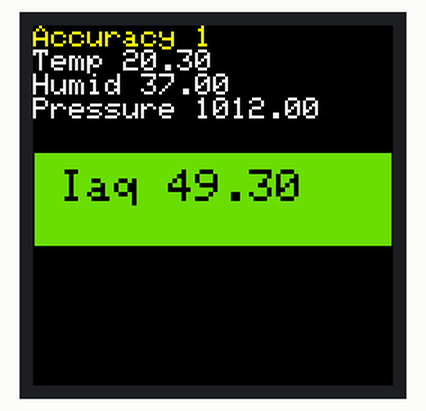
A sketch run on a simulated Arduino Mega 2560, built with avr-gcc and run on an emulated ATmega2560. Parts: 240×240 colour display.

Above: at 0.3 s.
At 2.4 s:
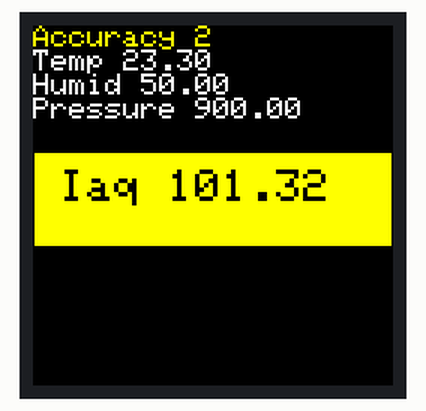
At 4.5 s:
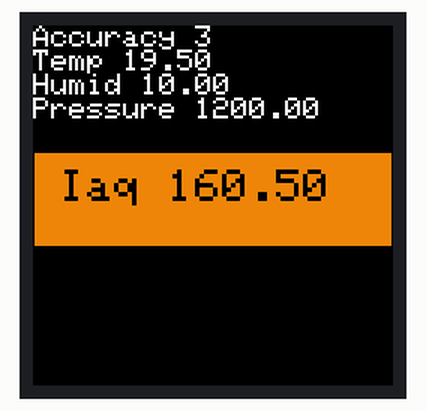
At 6.5 s:
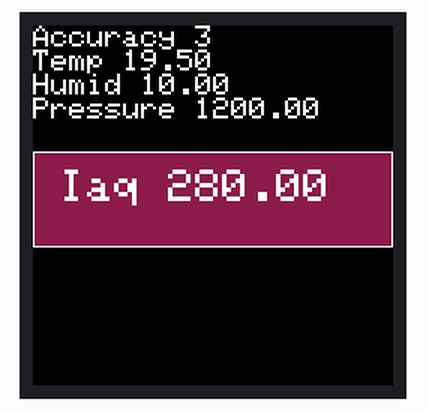
At 8.6 s:
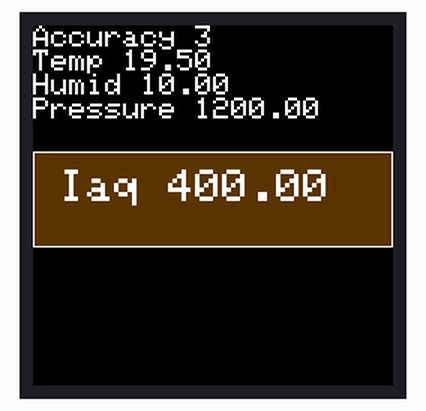

The sketch:

ST7789_IAQ_DISPLAY.ino
```cpp
#include <Adafruit_GFX.h>    // Core graphics library
#include <Adafruit_ST7789.h> // Hardware-specific library for ST7789
#include <SPI.h>


#define TFT_CS        14 // Don't care. not actually used.
#define TFT_RST       17
#define TFT_DC        15
#define TFT_MOSI      23
#define TFT_SCLK      18

Adafruit_ST7789 tft = Adafruit_ST7789(TFT_CS, TFT_DC, TFT_RST);

#define COLOR_EXCELLENT 0x6EE0
#define COLOR_GOOD 0x9E69
#define COLOR_LIGHELY_POLLUTED 0xFFE0
#define COLOR_MODERATELY_POLLUTED 0xEC21
#define COLOR_HEAVILY_POLLUTED 0xE1A2
#define COLOR_SEVERELY_POLLUTED 0x88E9
#define COLOR_EXTREMELY_POLLUTED 0x59A0

const int excellent_max = 50;
const int good_max = 100;
const int lightly_max = 150;
const int moderately_max = 200;
const int heavily_max = 250;
const int severely_max = 350;
const int extremely_max = 351;

int16_t rectX = 0;
int16_t rectY = 84;
int16_t rectWidth = 240;
int16_t rectHeight = 64;

#ifndef IAQ_STRUCT_H
#define IAQ_STRUCT_H
struct IaqStruct {
    uint8_t iaqAccuracy;
    float staticIaq;
    float temperature;
    float humidity;
    float pressure;
};
#endif // IAQ_STRUCT_H

IaqStruct* firstAccuracySample = new IaqStruct{1, 49.3, 20.3, 37, 1012.0};
IaqStruct* secondAccuracySample = new IaqStruct{2, 101.32, 23.3, 50, 900.0};
IaqStruct* activeAccuracySample = new IaqStruct{3, 160.5, 19.5, 10, 1200};
IaqStruct* severelyAccuracySample = new IaqStruct{3, 280, 19.5, 10, 1200};
IaqStruct* maxAccuracySample = new IaqStruct{3, 400, 19.5, 10, 1200};

void setup(void) {
  Serial.begin(9600);
  tft.init(240, 240, SPI_MODE3);
  tft.setRotation(90);
}

void loop() {
  printIaqStatus(firstAccuracySample);
  delay(2000);
  printIaqStatus(secondAccuracySample);
  delay(2000);
  printIaqStatus(activeAccuracySample);
  delay(2000);
  printIaqStatus(severelyAccuracySample);
  delay(2000);
  printIaqStatus(maxAccuracySample);
  delay(2000);
}

void printIaqStatus(IaqStruct* iaq) {
  tft.setCursor(0,0);
  tft.fillScreen(ST77XX_BLACK);
  tft.setTextSize(2);

  if(iaq->iaqAccuracy>2) {
    tft.setTextColor(ST77XX_WHITE);
  } else {
    tft.setTextColor(ST77XX_YELLOW);
  }

  tft.print("Accuracy ");
  tft.println(iaq->iaqAccuracy);

  tft.setTextSize(2);
  tft.setTextColor(ST77XX_WHITE);
  tft.print("Temp ");
  tft.println(iaq->temperature);


  tft.print("Humid ");
  tft.println(iaq->humidity);

  tft.print("Pressure ");
  tft.println(iaq->pressure);

  tft.println("");
  tft.println("");

  tft.fillRect(rectX, rectY, rectWidth, rectHeight, getIaqBackGroundColor(iaq->staticIaq));
  tft.drawRect(rectX, rectY, rectWidth, rectHeight, getIaqForeGroundColor(iaq->staticIaq));
  tft.setTextSize(3);
  tft.setTextColor(getIaqForeGroundColor(iaq->staticIaq));
  tft.print(" Iaq ");
  tft.println(iaq->staticIaq);
}

uint16_t getIaqBackGroundColor(float staticIaq) {
  uint16_t targetColor;
  if(staticIaq>0 && staticIaq<excellent_max) {
    targetColor = COLOR_EXCELLENT;
  } else if(staticIaq>excellent_max && staticIaq<good_max) {
    targetColor = COLOR_GOOD;
  } else if(staticIaq>good_max && staticIaq<lightly_max) {
    targetColor = COLOR_LIGHELY_POLLUTED;
  } else if(staticIaq>lightly_max && staticIaq<moderately_max) {
    targetColor = COLOR_MODERATELY_POLLUTED;
  } else if(staticIaq>moderately_max && staticIaq<heavily_max) {
    targetColor = COLOR_HEAVILY_POLLUTED;
  } else if(staticIaq>heavily_max && staticIaq<severely_max) {
    targetColor = COLOR_SEVERELY_POLLUTED;
  } else {
    targetColor = COLOR_EXTREMELY_POLLUTED;
  }
  return targetColor;
}

uint16_t getIaqForeGroundColor(float staticIaq) {
  uint16_t targetColor;
  if(staticIaq>0 && staticIaq<excellent_max) {
    targetColor = ST77XX_BLACK;
  } else if(staticIaq>excellent_max && staticIaq<good_max) {
    targetColor = ST77XX_BLACK;
  } else if(staticIaq>good_max && staticIaq<lightly_max) {
    targetColor = ST77XX_BLACK;
  } else if(staticIaq>lightly_max && staticIaq<moderately_max) {
    targetColor = ST77XX_BLACK;
  } else if(staticIaq>moderately_max && staticIaq<heavily_max) {
    targetColor = ST77XX_BLACK;
  } else if(staticIaq>heavily_max && staticIaq<severely_max) {
    targetColor = ST77XX_WHITE;
  } else {
    targetColor = ST77XX_WHITE;
  }
  return targetColor;
}
```

Measured:
- by itself, everything shown: repeats every 10.4 s, in 10 steps
- what the display in image 0 shows lasts 2.0 s, from 0.2 s to 2.2 s
